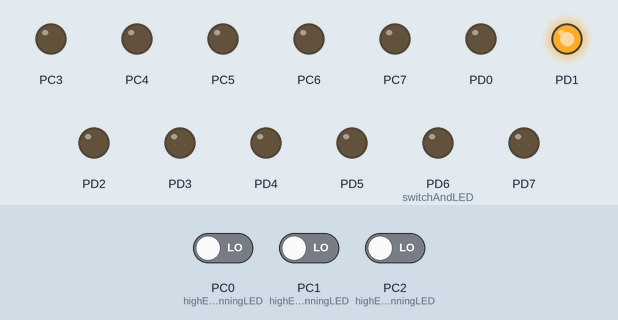
Bench run of a program on a simulated ATmega328P, built with avr-gcc and emulated at 16 MHz. On the bench: output pins drawn as LEDs (lit = HIGH). Inputs (shaded band) come from the test bench; at power-on: PC2 (highEndRunningLED) LOW, PC0 (highEndRunningLED) LOW, PC1 (highEndRunningLED) LOW.

Above: at 6.0 s.
6.1 s: PC2 (highEndRunningLED) driven HIGH
At 8.4 s:
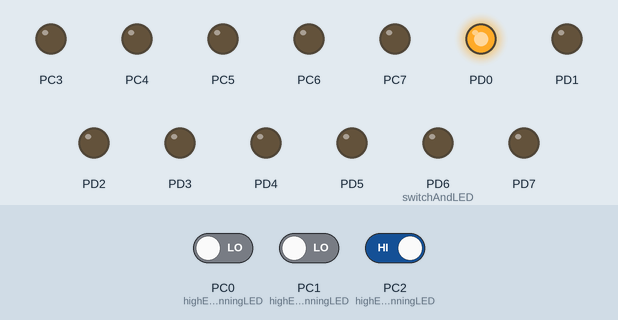
At 12.8 s:
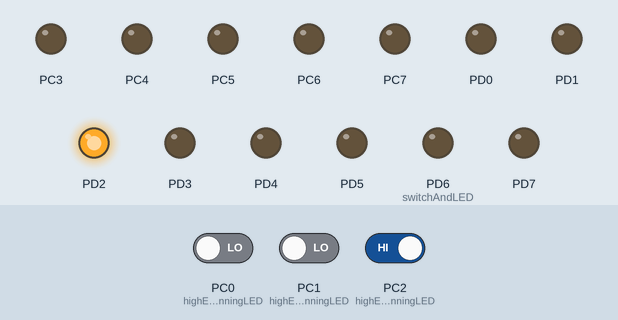
Timing chart, 0 to 15.5 s (numbered marks = the images above; inputs shaded):
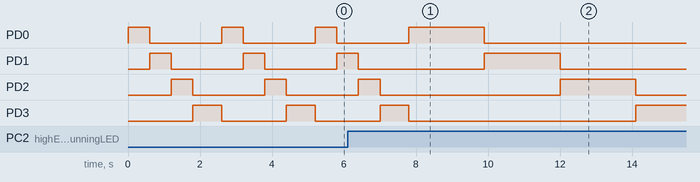

The program:

main.c
```c
/*
 * portAccess4.c
 *
 * Created: 15.10.2021 14:12:57
 * Author : manue
 */

#define F_CPU 16000000 //Taktfrequenz der CPU
#include <util/delay.h>
#include <avr/io.h>


#define led 0x80
#define ledclear 0x00
#define button 0x40

void PushButtonAndLED();
void switchAndLED();
void highEndRunningLED();

int main(void)
{
	//DDRD =~button;
	DDRC =0xF8;
	DDRD = 0xFF;
	while(1)
	{
		//PushButtonAndLED()
		//switchAndLED();
		highEndRunningLED();
	}
}
void PushButtonAndLED(void)
{
	//DDRD =~button;
	if (PIND==64)
	{
		PORTD=led;
	}
	else
	{
		PORTD = ledclear;
	}
}
static int status=0; //statische Variable, ist nur in dem Programm sichtbar
void switchAndLED(void)
{
	if ((PIND & (1 << PIND6)) == 64)
	{
		if(status==0)
		{
			PORTD = ledclear;
			status = 1;
		}
		else if(status==1)
		{
			PORTD = led;
			status = 0;
		}
		_delay_ms(400);
	}
}
static int delay=1;
void highEndRunningLED(void)
{
	if((PINC & (1 << PINC0)) == 0x01) //aktiven Port überprüfen
	{
		delay=1;
	}
	else if((PINC & (1 << PINC1)) == 0x02)
	{
		delay=3;
	}
	else if((PINC & (1 << PINC2)) == 0x04)
	{
		delay = 6;
	}

	for(int i=0;i<4;i++)
	{
		PORTD =(0x01<<i);
		for(int d=0;d<=delay;d++)
		{
			_delay_ms(300);
		}
	}
	_delay_ms(200);
}
```
